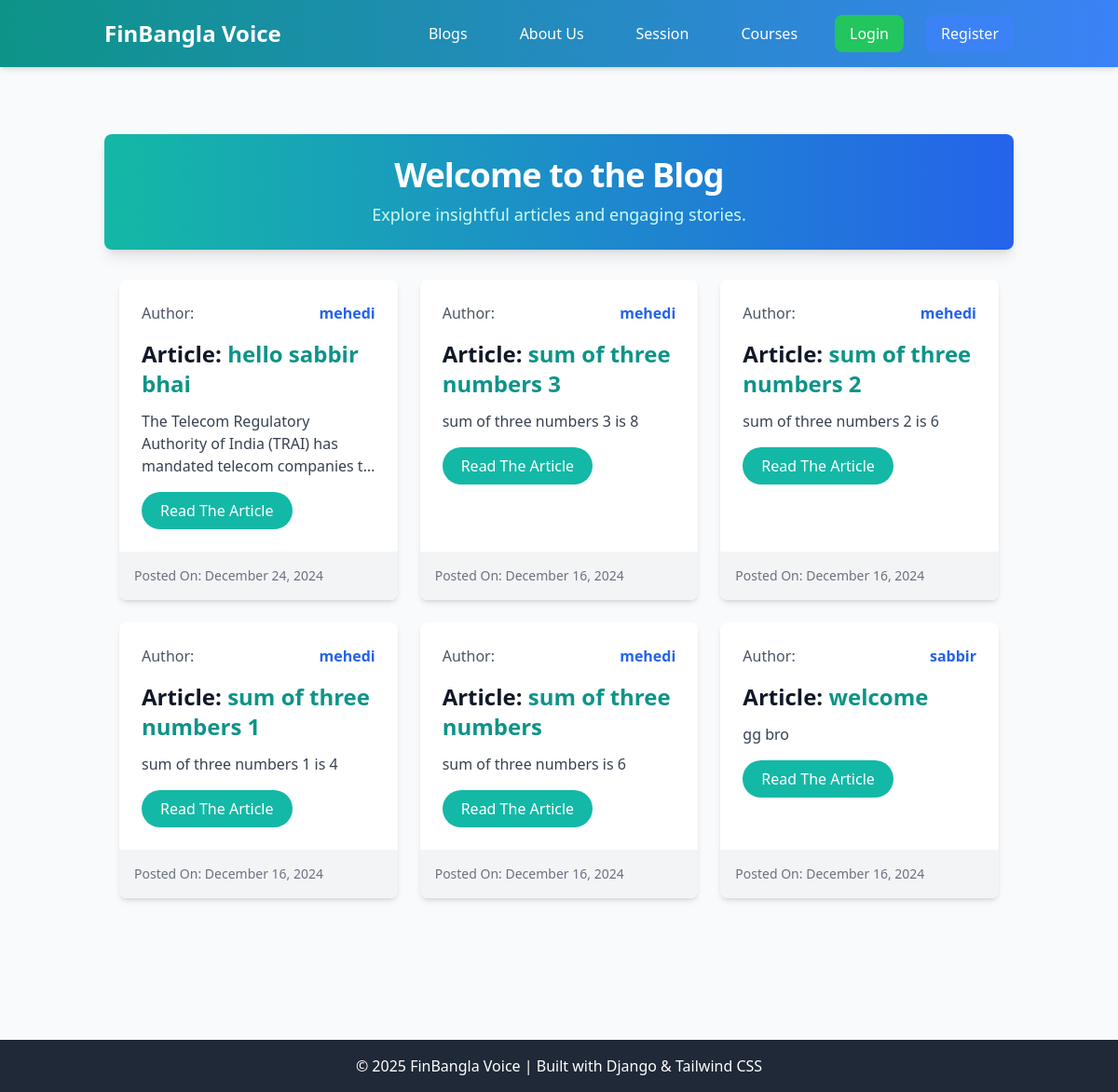
The page /blogs/ on the database as committed earlier.
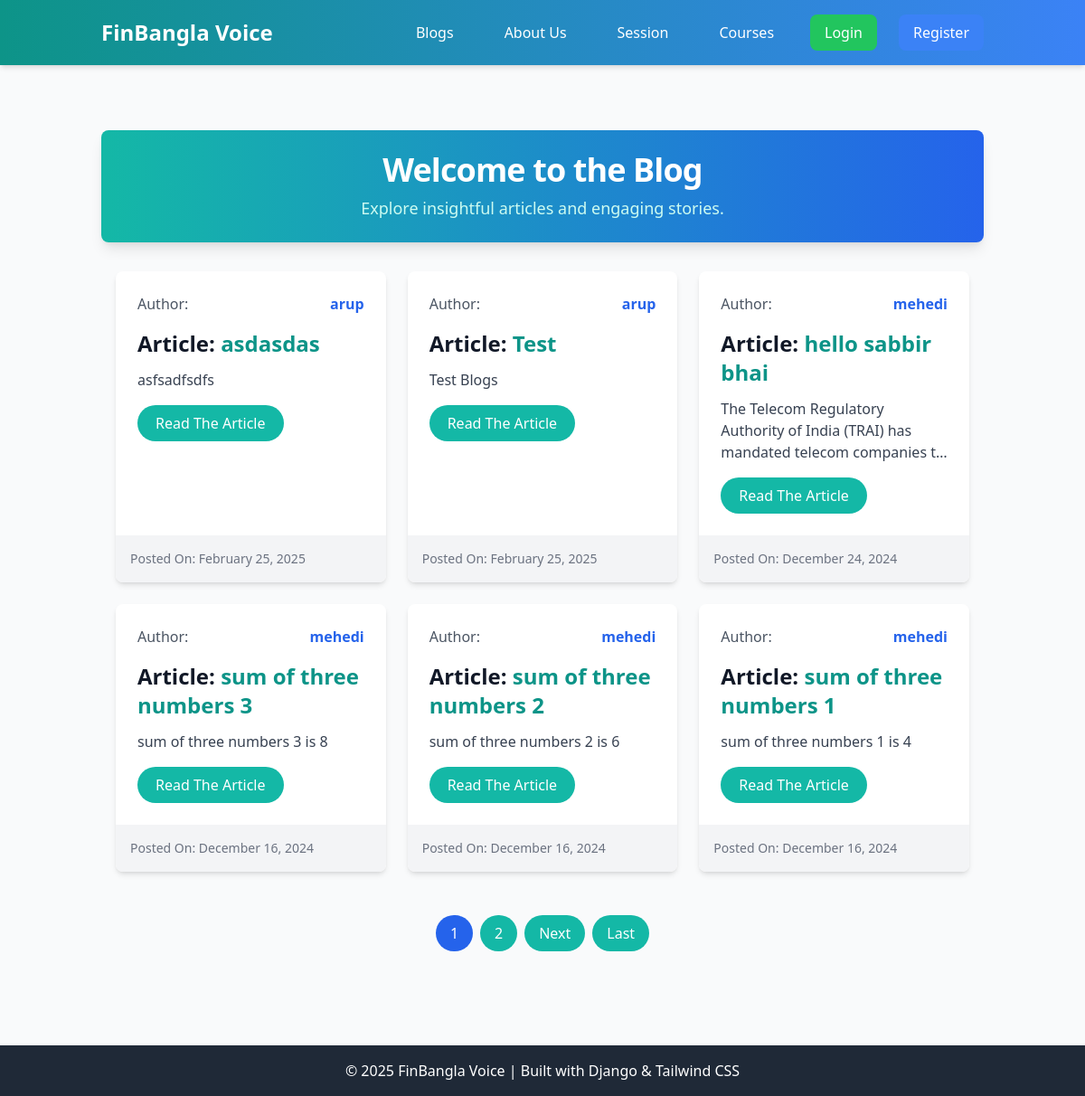
The same page on the database as committed later.
### blogs/models.py (models this page shows, shortened)
class Post(models.Model):
    title = models.CharField(max_length=100)
    content = models.TextField()
    date_posted = models.DateTimeField(default=timezone.now)
    author = models.ForeignKey(User, on_delete=models.CASCADE)

### blogs/views.py (the view)
# urls.py: path('', PostListView.as_view(), name='blog-home'),
class PostListView(ListView):
    model = Post
    template_name = "blogs/blog_home.html"  # <app> / <model>_<viewtype>.html
    context_object_name = "posts"
    ordering = ["-date_posted"]  # for ordering the newest blog to the top of the page.
    paginate_by = 6
    def get_context_data(self, **kwargs):
        context = super().get_context_data(**kwargs)
        context["title"] = "Blogs"
        return context

### blogs/templates/blogs/blog_home.html (shortened to what this page needs)
{% extends "blogs/base.html" %}
{% block content %}
{% load static %}
<div class="container mx-auto py-12 max-w-5xl">
    <header class="bg-gradient-to-r from-teal-500 to-blue-600 text-white rounded-lg shadow-lg p-6 mb-8 text-center animate-fadeIn">
        <h1 class="text-4xl font-bold tracking-tight">Welcome to the Blog</h1>
        <p class="mt-2 text-lg text-teal-100">Explore insightful articles and engaging stories.</p>
    </header>
    <div class="container mx-auto px-4">
        <div class="grid grid-cols-1 md:grid-cols-2 lg:grid-cols-3 gap-6">
            {% for post in posts %}
            <div class="bg-white rounded-lg shadow-md hover:shadow-xl transition-all duration-300 transform hover:-translate-y-2 animate-fadeIn delay-{{ forloop.counter|add:'100' }} flex flex-col h-full">
                <div class="p-6 flex-grow">
                    <div class="flex justify-between items-center mb-4">
                        <span class="text-gray-600 font-medium">Author:</span>
                        <a href="{% url 'user-posts' post.author.username %}" class="text-blue-600 hover:underline font-semibold transition-colors">{{ post.author }}</a>
                    </div>
                    <h2 class="text-2xl font-bold text-gray-900 mb-3 line-clamp-2">
                        Article: <a href="{% url 'post-detail' post.id %}" class="text-teal-600 hover:underline">{{ post.title }}</a>
                    </h2>
                    <p class="text-gray-700 mb-4 line-clamp-3">{{ post.content | truncatewords:20 }}</p>
                    <div class="mt-auto">
                        <a href="{% url 'post-detail' post.id %}"
                           class="inline-block bg-teal-500 hover:bg-teal-600 text-white font-medium py-2 px-5 rounded-full transition duration-300 transform hover:scale-105">
                            Read The Article
                        </a>
                    </div>
                </div>
                <div class="bg-gray-100 p-4 rounded-b-lg text-sm text-gray-500 mt-auto">
                    Posted On: {{ post.date_posted | date:"F d, Y" }}
                </div>
            </div>
            {% empty %}
            <div class="col-span-full text-center py-8 text-gray-500">
                No posts available.
            </div>
            {% endfor %}
        </div>
    </div>
    <div class="mt-12 flex justify-center gap-2 flex-wrap">
        {% if is_paginated %}
            {% for num in page_obj.paginator.page_range %}
                {% if page_obj.number == num %}
                    <span class="bg-blue-600 text-white font-medium py-2 px-4 rounded-full">{{ num }}</span>
                {% elif num > page_obj.number|add:'-3' and num < page_obj.number|add:'3' %}
                    <a href="?page={{ num }}" class="bg-teal-500 hover:bg-teal-600 text-white font-medium py-2 px-4 rounded-full transition duration-300 transform hover:scale-105">{{ num }}</a>
                {% endif %}
            {% endfor %}
            {% if page_obj.has_next %}
                <a href="?page={{ page_obj.next_page_number }}" class="bg-teal-500 hover:bg-teal-600 text-white font-medium py-2 px-4 rounded-full transition duration-300 transform hover:scale-105">Next</a>
                <a href="?page={{ page_obj.paginator.num_pages }}" class="bg-teal-500 hover:bg-teal-600 text-white font-medium py-2 px-4 rounded-full transition duration-300 transform hover:scale-105">Last</a>
            {% endif %}
        {% endif %}
    </div>
</div>
{% endblock %}

### blogs/templates/blogs/base.html (shortened to what this page needs)
<!DOCTYPE html>
<html lang="en">
<head>
    <script src="https://cdn.tailwindcss.com"></script>
    {% load static %}
    <link rel="stylesheet" href="{% static 'css/output.css' %}" />
</head>
<body class="bg-gray-50 font-sans">
    <nav class="bg-gradient-to-r from-teal-600 to-blue-500 shadow-md">
        <div class="container mx-auto px-6 py-4 flex justify-between items-center">
            <a href="{% url 'home' %}" class="text-2xl font-bold text-white">FinBangla Voice</a>
            <div class="hidden lg:flex space-x-6 items-center" id="menu">
                <a href="{% url 'blog-home' %}" class="text-white px-4 py-2 rounded-lg hover:bg-white hover:text-teal-600 transition">Blogs</a>
                <a href="{% url 'about' %}" class="text-white px-4 py-2 rounded-lg hover:bg-white hover:text-teal-600 transition">About Us</a>
                <a href="{% url 'session' %}" class="text-white px-4 py-2 rounded-lg hover:bg-white hover:text-teal-600 transition">Session</a>
                <div class="relative group">
                    <button class="text-white px-4 py-2 rounded-lg hover:bg-white hover:text-teal-600 transition focus:outline-none">Courses</button>
                </div>
                {% if user.is_authenticated %}
                <div class="relative group">
                    <button class="text-white px-4 py-2 rounded-lg hover:bg-white hover:text-teal-600 transition focus:outline-none">Profile ({{ user.username }})</button>
                    <div class="absolute hidden bg-white shadow-lg rounded-md mt-2 py-2 w-48 group-hover:block">
                        <a href="{% url 'update_user' %}" class="block px-4 py-2 text-gray-700 hover:bg-gray-100">User Profile</a>
                        <a href="{% url 'update_info' %}" class="block px-4 py-2 text-gray-700 hover:bg-gray-100">User Info</a>
                        <a href="{% url 'update_password' %}" class="block px-4 py-2 text-gray-700 hover:bg-gray-100">Change Password</a>
                    </div>
                </div>
                <a href="{% url 'post-create' %}" class="text-white px-4 py-2 bg-green-500 rounded-lg hover:bg-green-600 transition">Create Blog</a>
                <a href="{% url 'logout' %}" class="text-white px-4 py-2 bg-red-500 rounded-lg hover:bg-red-600 transition">Logout</a>
                {% else %}
                <a href="{% url 'login' %}" class="text-white px-4 py-2 bg-green-500 rounded-lg hover:bg-green-600 transition">Login</a>
                <a href="{% url 'register' %}" class="text-white px-4 py-2 bg-blue-500 rounded-lg hover:bg-blue-600 transition">Register</a>
                {% endif %}
            </div>
        </div>
    </nav>
    <div class="container mx-auto p-6 max-w-5xl">
        {% block content %}
        {% endblock %}
    </div>
    <footer class="bg-gray-800 text-white text-center p-4 mt-8">
        <p>&copy; 2025 FinBangla Voice | Built with Django & Tailwind CSS</p>
    </footer>
</body>
</html>

Rows that differ between the two databases and show on the page:
no longer on this page (row unchanged): Post: author "mehedi", title "sum of three numbers", content "sum of three numbers is 6", date_posted "December 16, 2024"
no longer on this page (row unchanged): Post: author "sabbir", title "welcome", content "gg bro", date_posted "December 16, 2024"
added Post: author "arup", title "asdasdas", content "asfsadfsdfs", date_posted "February 25, 2025"
added Post: author "arup", title "Test", content "Test Blogs", date_posted "February 25, 2025"
Other text that changed with them:
new list line: "1"
new list line: "2"
text now shown: "Next Last"
